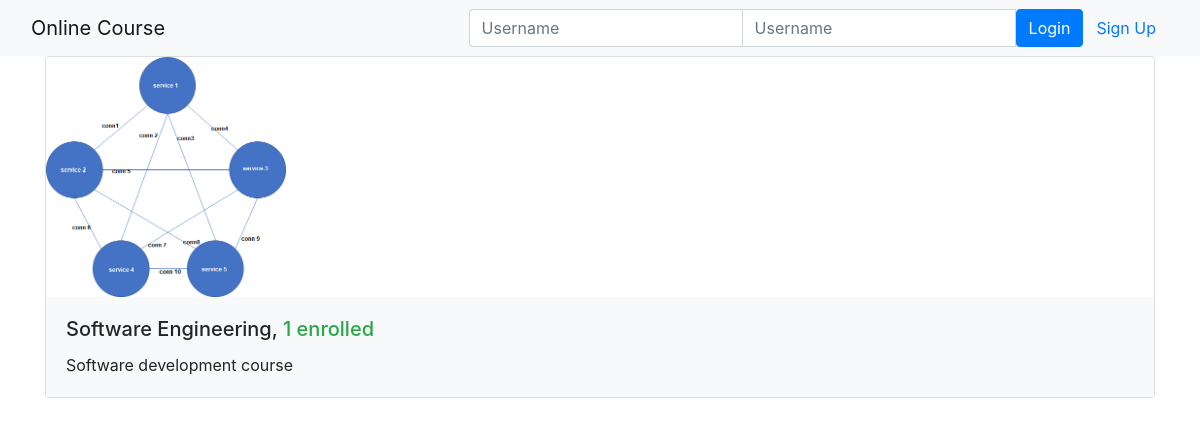
The page /onlinecourse/ on the database its author committed.
### onlinecourse/models.py (models this page shows, shortened)
class Course(models.Model):
    name = models.CharField(null=False, max_length=30, default='online course')
    image = models.ImageField(upload_to='course_images/')
    description = models.CharField(max_length=1000)
    pub_date = models.DateField(null=True)
    instructors = models.ManyToManyField(Instructor)
    users = models.ManyToManyField(settings.AUTH_USER_MODEL, through='Enrollment')
    total_enrollment = models.IntegerField(default=0)
    is_enrolled = False

### onlinecourse/views.py (the view)
class CourseListView(generic.ListView):
    template_name = 'onlinecourse/course_list_bootstrap.html'
    context_object_name = 'course_list'
    def get_queryset(self):
        user = self.request.user
        courses = Course.objects.order_by('-total_enrollment')[:10]
        for course in courses:
            if user.is_authenticated:
                course.is_enrolled = check_if_enrolled(user, course)
        return courses

### onlinecourse/templates/onlinecourse/course_list_bootstrap.html (shortened to what this page needs)
<!DOCTYPE html>
<html lang="en">
<head>
    {% load static %}
    <link rel="stylesheet" href="https://maxcdn.bootstrapcdn.com/bootstrap/4.5.2/css/bootstrap.min.css">
</head>
<body>
    <nav class="navbar navbar-light bg-light">
        <div class="container-fluid">
            <div class="navbar-header">
                <a class="navbar-brand" href="#">Online Course</a>
            </div>
            <ul class="nav navbar-nav navbar-right">
                {% if user.is_authenticated %}
                <li>
                    <a class="btn btn-link" href="#">{{ user.first_name }}({{ user.username }})</a>
                    <a class="btn btn-link" href="{% url 'onlinecourse:logout' %}">Logout</a>
                </li>
                {% else %}
                <li>
                    <form class="form-inline" action="{% url 'onlinecourse:login' %}" method="post">
                        <div class="input-group">
                            <input type="text" class="form-control" placeholder="Username" name="username">
                            <input type="password" class="form-control" placeholder="Username" name="psw">
                            <button class="btn btn-primary" type="submit">Login</button>
                            <a class="btn btn-link" href="{% url 'onlinecourse:registration' %}">Sign Up</a>
                        </div>
                    </form>
                </li>
                {% endif %}
            </ul>
        </div>
    </nav>
    {% if course_list %}
    <div class="container">
        <div class="card-deck">
            {% for course in course_list %}
            <div class="card" style="width: 36rem;">
                <img class="card-img-left" src="{{MEDIA_URL}}/{{ course.image }}" width="240px" height="240px"
                    alt="Course image">
                <div class="card-body bg-light">
                    <h5 class="card-title">{{ course.name }}, <span class="text-success">
                            {{ course.total_enrollment}} enrolled</span></h5>
                    <p class="card-text">{{ course.description}}</p>
                </div>
            </div>
            {% endfor %}
        </div>
    </div>
    {% else %}
    <p>No courses are available.</p>
    {% endif %}
</body>
</html>

### rows shown on the page
Course: image (picture), name "Software Engineering", total_enrollment "1", description "Software development course"
